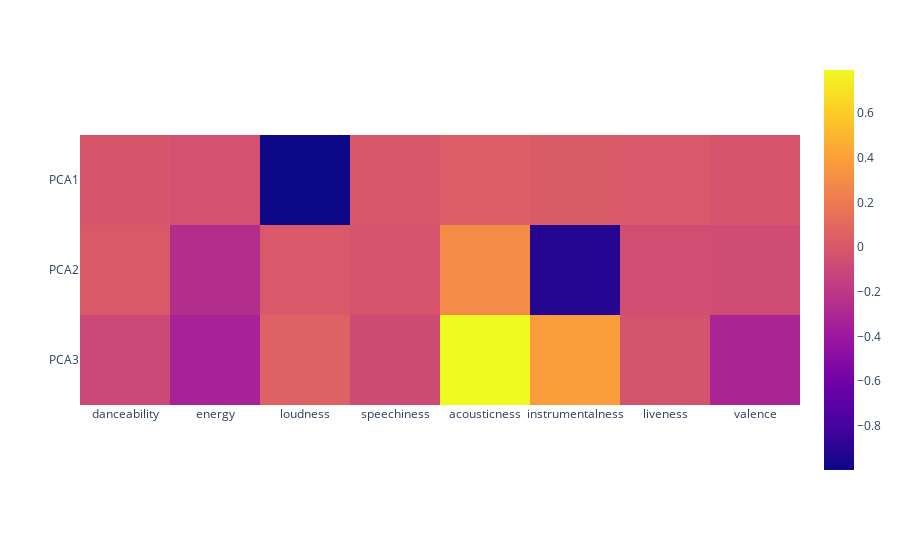

Here is the notebook cell this chart was saved with:
### Code cell
components_df = pd.DataFrame(dim_reductor.components_)
components_df.columns = audio_features
components_df.index = ['PCA1', 'PCA2', 'PCA3']
px.imshow(components_df)

### Figure 1 — Plotly figure (JSON) as saved in the notebook; plotly's stock layout.template omitted (floating-point values rounded to 4 significant figures)
{"data": [{"coloraxis": "coloraxis", "hovertemplate": "x: %{x}<br>y: %{y}<br>color: %{z}<extra></extra>", "name": "0", "type": "heatmap", "x": ["danceability", "energy", "loudness", "speechiness", "acousticness", "instrumentalness", "liveness", "valence"], "xaxis": "x", "y": ["PCA1", "PCA2", "PCA3"], "yaxis": "y", "z": [[-0.007264, -0.03317, -0.9983, -0.0004547, 0.03984, 0.01971, 0.001877, -0.01465], [0.009773, -0.2631, 0.003216, -0.02001, 0.293, -0.9146, -0.05714, -0.06888], [-0.09053, -0.3321, 0.05541, -0.07736, 0.7927, 0.3763, -0.02982, -0.3188]]}], "layout": {"autosize": true, "coloraxis": {"colorscale": [[0, "#0d0887"], [0.1111, "#46039f"], [0.2222, "#7201a8"], [0.3333, "#9c179e"], [0.4444, "#bd3786"], [0.5556, "#d8576b"], [0.6667, "#ed7953"], [0.7778, "#fb9f3a"], [0.8889, "#fdca26"], [1, "#f0f921"]]}, "margin": {"t": 60}, "xaxis": {"anchor": "y", "autorange": true, "constrain": "domain", "domain": [0, 1], "range": [-0.5, 7.5], "scaleanchor": "y", "type": "category"}, "yaxis": {"anchor": "x", "autorange": true, "constrain": "domain", "domain": [0.004032, 0.996], "range": [2.5, -0.5], "type": "category"}}}
